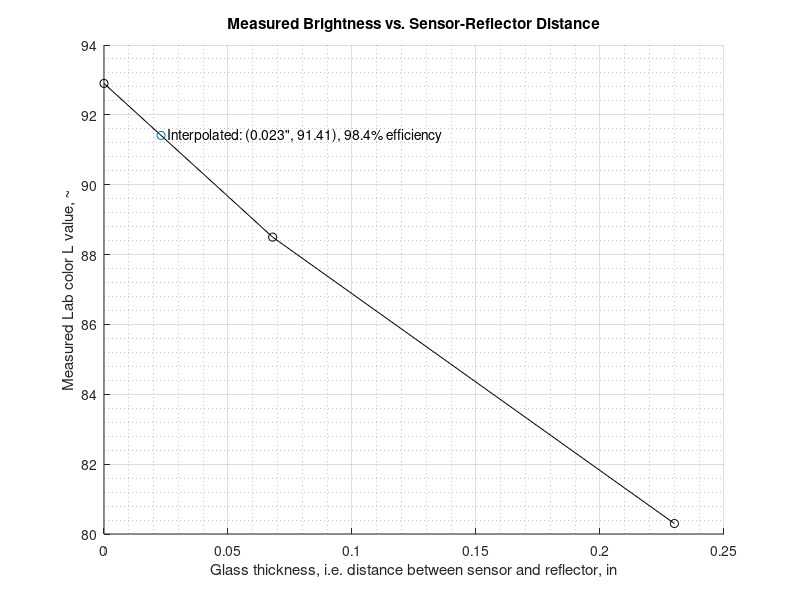

Source code (MATLAB):
% function sensor_distance_study

    % Study on the distance between sensor bottom and measured brightness
    
    dz = [ % in, glass thickness, i.e. distance between sensor and reflector
            0
            0.068
            0.230
         ];
     
    L = [ % Lab L value
            92.9
            88.5
            80.3
        ];
    
    x = 0.023; % in, glass thickness to query
    
    figure(30)
    clf
    hold on
    set(gcf,'color','white')
    plot(dz, L, 'k-o')
    grid on
    grid minor
    
    xlabel('Glass thickness, i.e. distance between sensor and reflector, in')
    ylabel('Measured Lab color L value, ~')
    title('Measured Brightness vs. Sensor-Reflector Distance')
    
    y = interp1(dz, L, x);
    frac = y/max(L);
    scatter(x, y, 'ks')
    text(x, y, ['  Interpolated: (' num2str(x) '", ' num2str(round(y*100)/100) '), ' num2str(round(y/max(L)*10000)/100) '% efficiency'], 'HorizontalAlignment','left','VerticalAlignment','middle')

% end